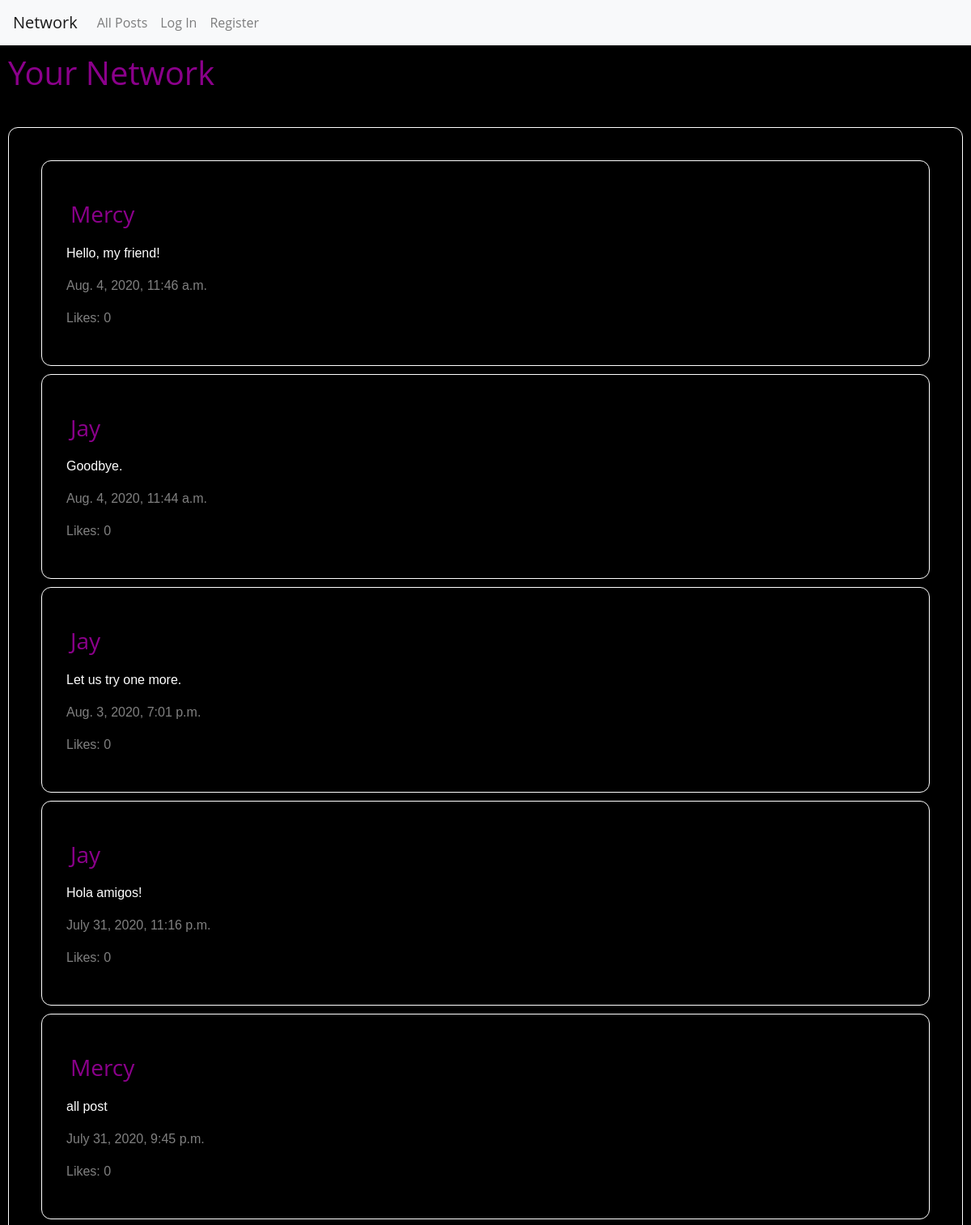
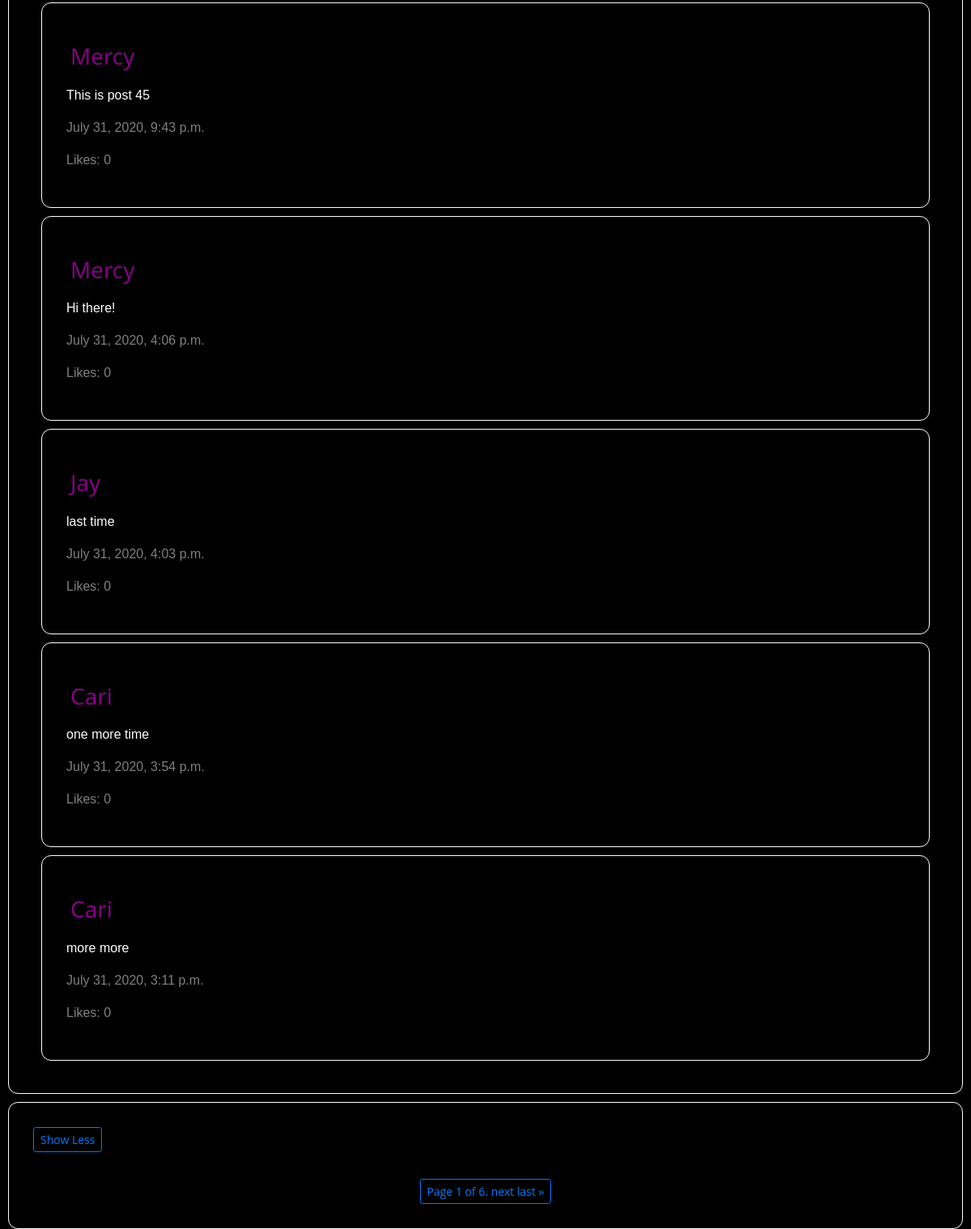
The app's page /, older data (2 pictures, top to bottom).
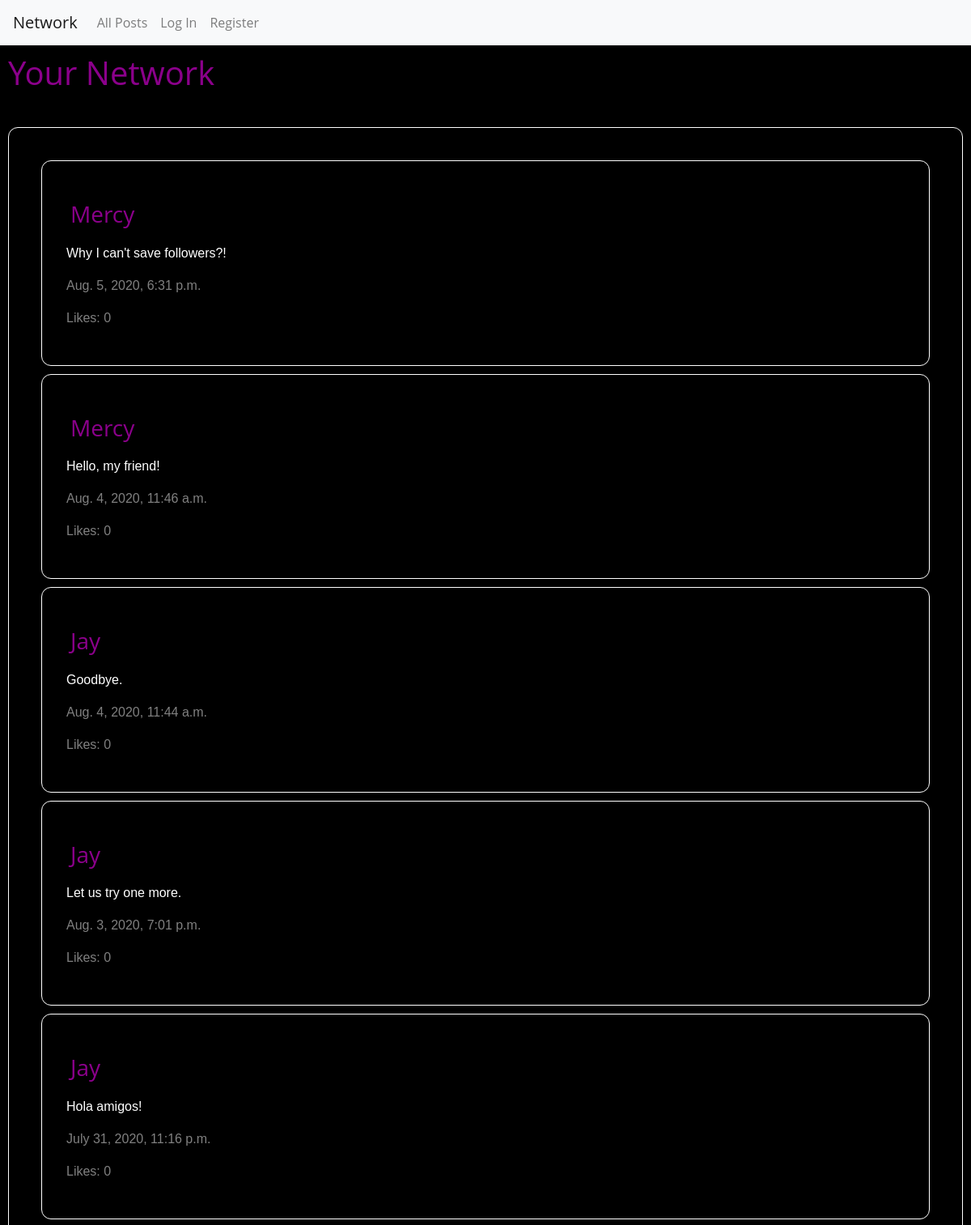
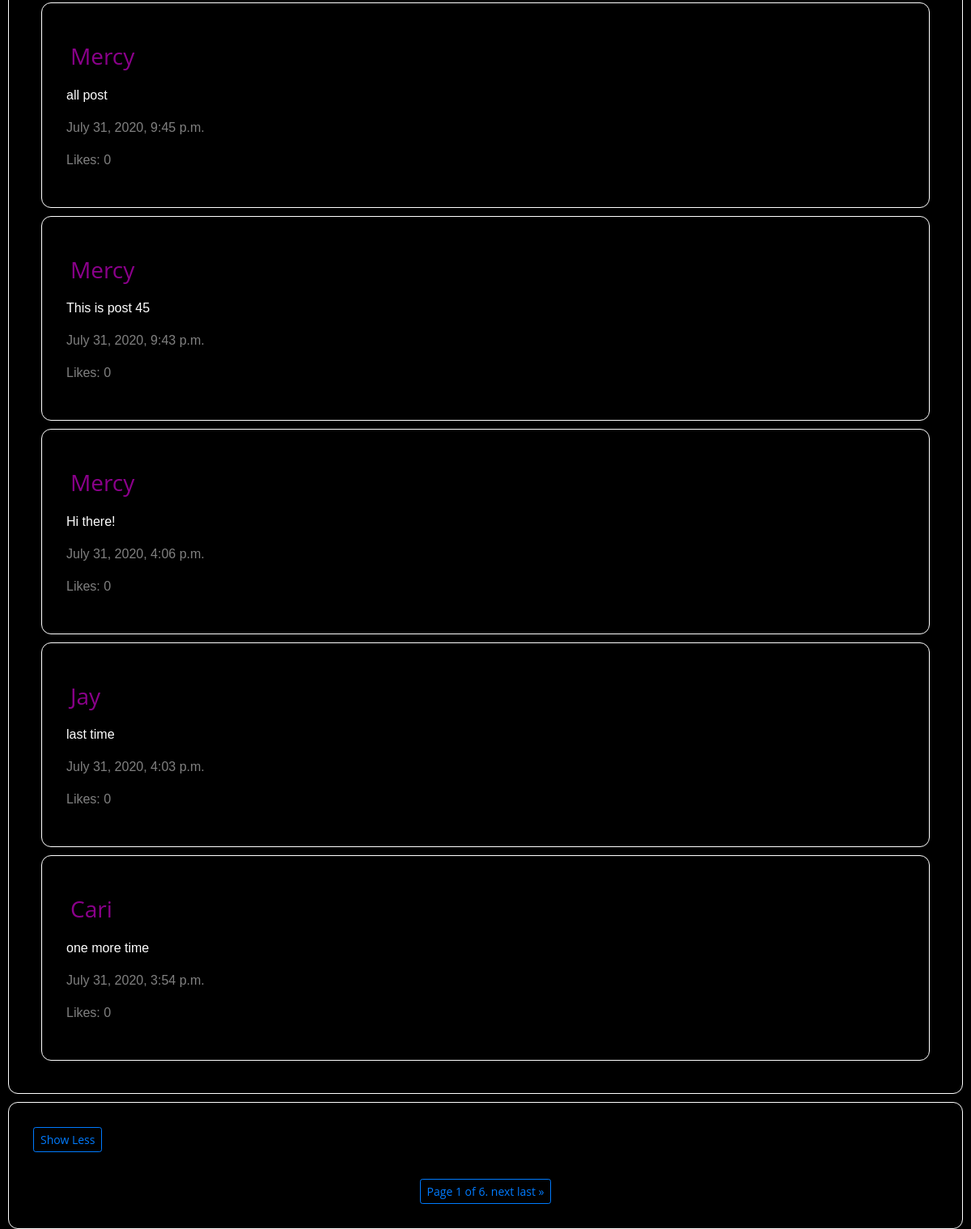
The same page, newer data (2 pictures, top to bottom).
### network/models.py (models this page shows, shortened)
class Post(models.Model):
    username = models.ForeignKey(
        "User", default=1, on_delete=models.CASCADE, related_name="posts")
    content = models.TextField(blank=True)
    timestamp = models.DateTimeField(auto_now_add=True)
    likes = models.ManyToManyField(
        'User', default=0, blank=True, related_name='likes')
    objects = PostSerializer()

class User(AbstractUser):
    pass

### network/views.py (the view)
# urls.py: path("", views.index, name="index"),
def index(request):
    all_post = Post.objects.order_by("-timestamp").all()
    paginator = Paginator(all_post, 10)
    page_number = request.GET.get('page')
    page_obj = paginator.get_page(page_number)
    follow = request.POST.get("follow_profile")
    current_user = request.user
    if request.method == "POST":
        if follow:
            post_username = request.POST.get("follow_profile")
    return render(request, "network/index.html", {
        "posts": all_post,
        "page_obj": page_obj
    })

### network/templates/network/index.html (shortened to what this page needs)
{% extends "network/layout.html" %}
{% load static %}
{% block body %}
    <h1 id="titleLink"> Your Network</h1>
    <hr>
    <div id="post-view">
        <div id="post-table">
        {% for post in page_obj %}
            <div class="compose-post">
            <h3 id="titlePage">{{ post.username }}</h3>
            <p class="inputText">{{ post.content }}</p>
            <p class="timeInfo">{{ post.timestamp}}</p>
            <p class="timeInfo"> Likes: 0 </p>
            </div>
        {% endfor %}
        </div>
    </div>
    <div class="compose-post" id="compose-post">
    <button class="btn btn-sm btn-outline-primary" id="show_posts" class="follow_profile">Show Less</button>
    <hr>
        <div class="pagination justify-content-center">
            <span class="step-links btn btn-sm btn-outline-primary">
                <span class="current">
                    Page {{ page_obj.number }} of {{ page_obj.paginator.num_pages }}.
                </span>
                {% if page_obj.has_next %}
                    <a href="?page={{ page_obj.next_page_number }}">next</a>
                    <a href="?page={{ page_obj.paginator.num_pages }}">last &raquo;</a>
                {% endif %}
            </span>
        </div>
    </div>
{% endblock %}

Row changes from the older to the newer data that the page shows:
no longer on this page (row unchanged): Post: username "Cari", content "more more", timestamp "July 31, 2020, 3:11 p.m."
added Post: username "Mercy", content "Why I can't save followers?!", timestamp "Aug. 5, 2020, 6:31 p.m."
